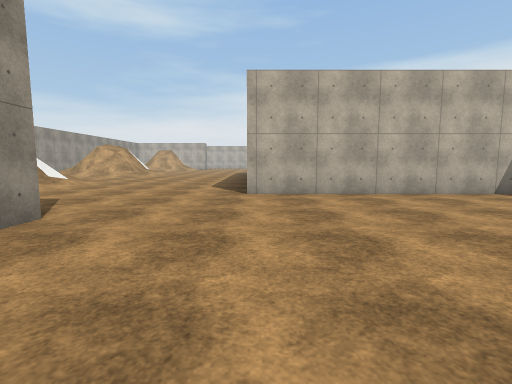
view 1 (above)

24 first-person views from a walk through a Unity game level. The camera is 1.3 m above the floor, tilts 6° down and sees 85° across. The floor is counted in squares, 2 m on a side. Each view is taken from the middle of a square. On the plan, view 1 faces up. The plan holds only what a view shows up to about 9 squares ahead; the rest is blank. The place goes on beyond the plan. The player character is not drawn. Surface patterns are stand-ins for the level's own textures.

view 2
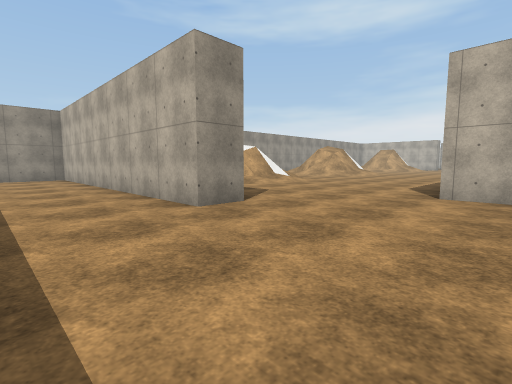

view 3
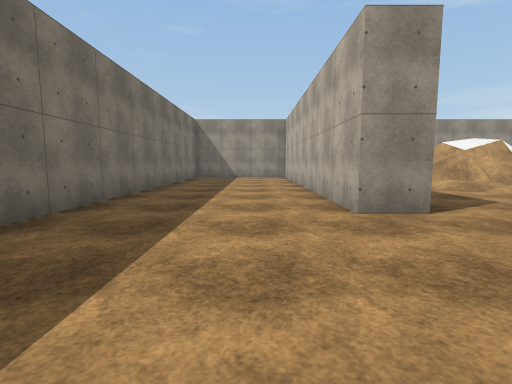

view 4
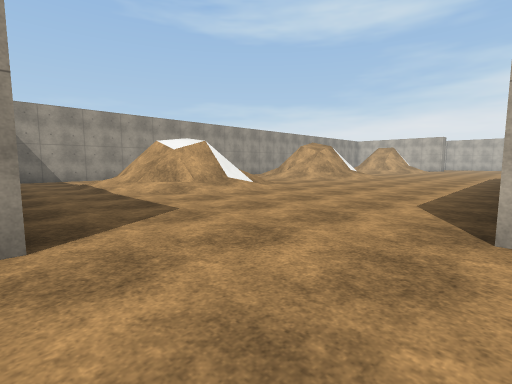

view 5
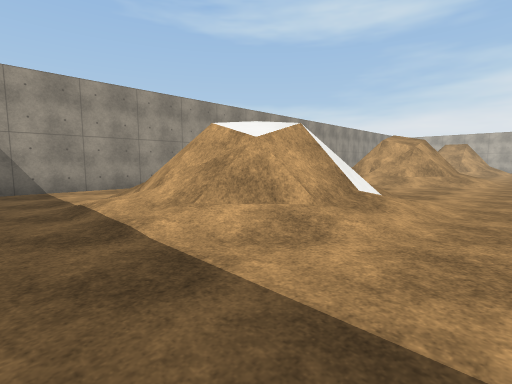

view 6
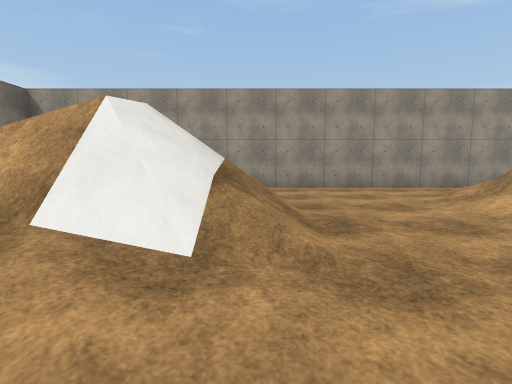

view 7
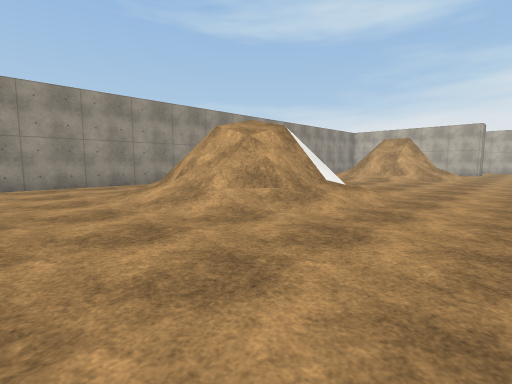

view 8
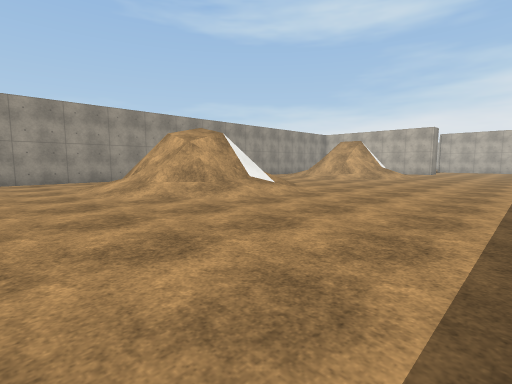

view 9
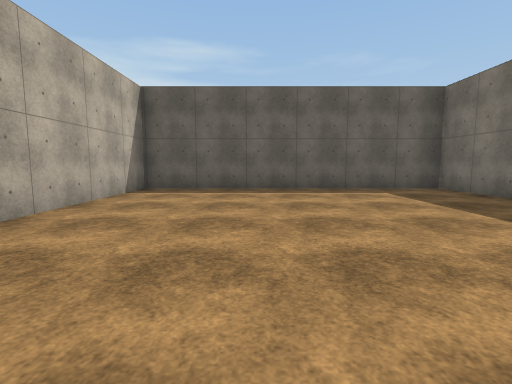

view 10
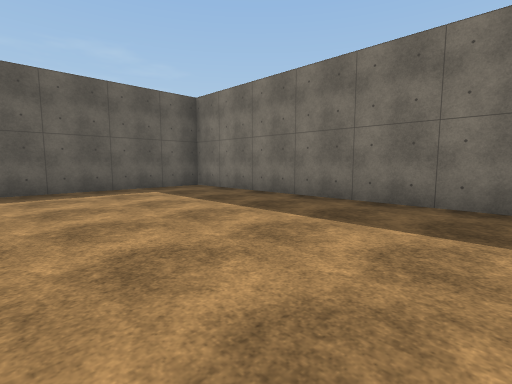

view 11
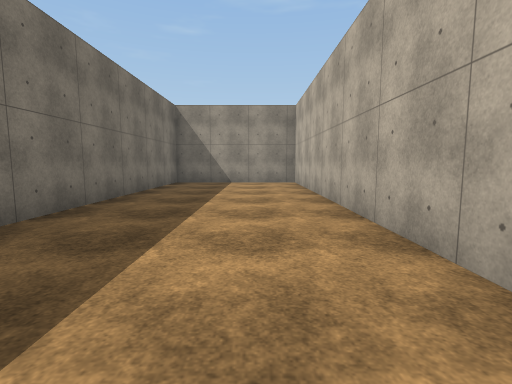

view 12
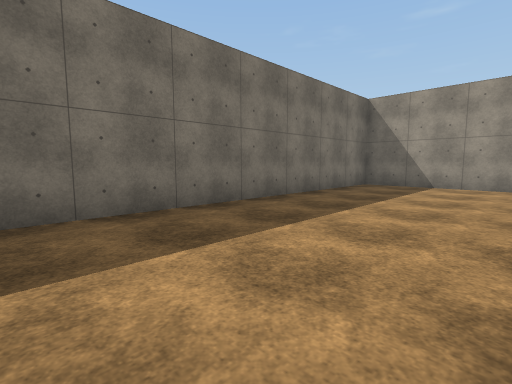

view 13
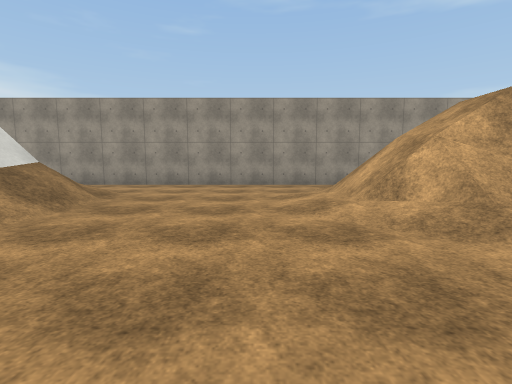

view 14
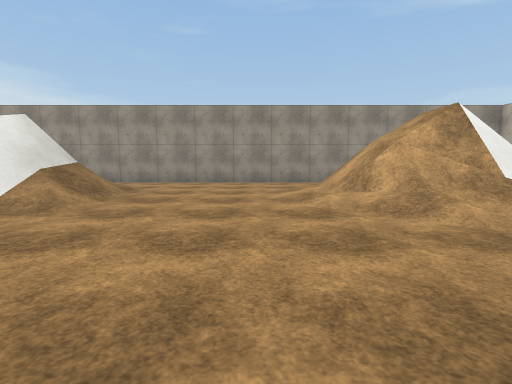

view 15
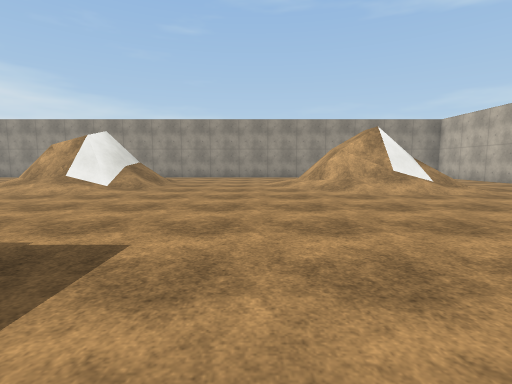

view 16
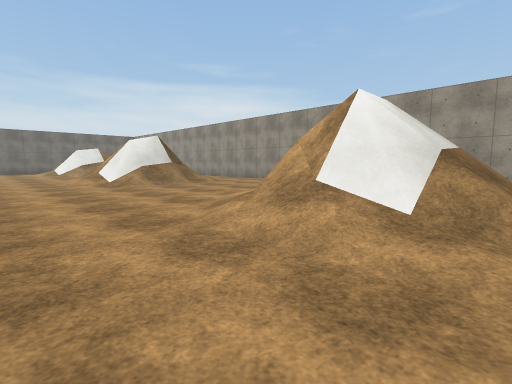

view 17
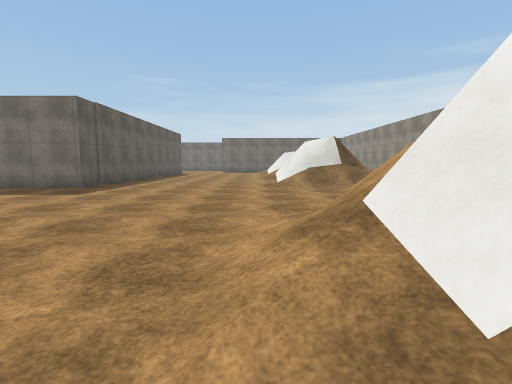

view 18
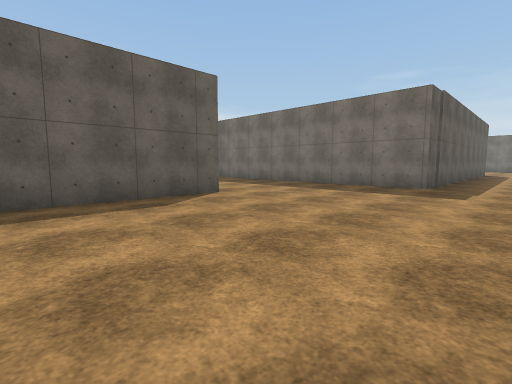

view 19
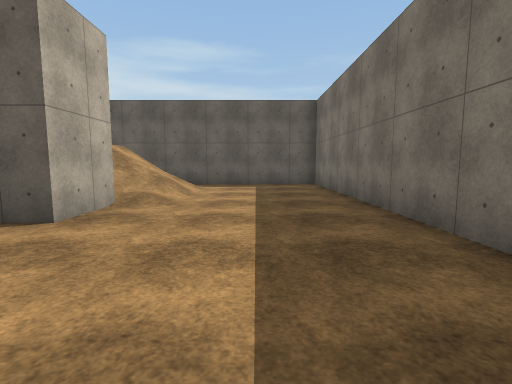

view 20
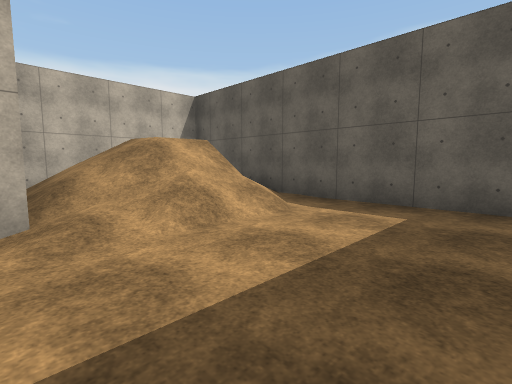

view 21
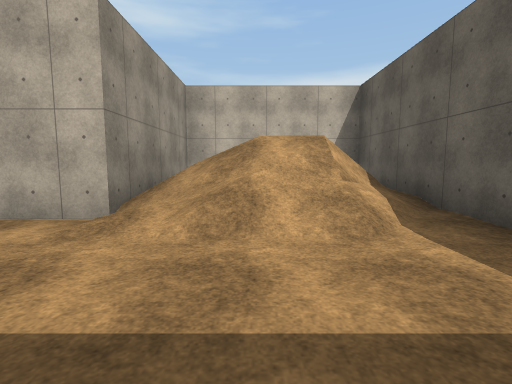

view 22
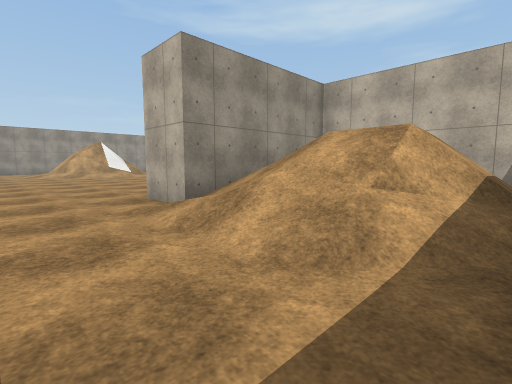

view 23
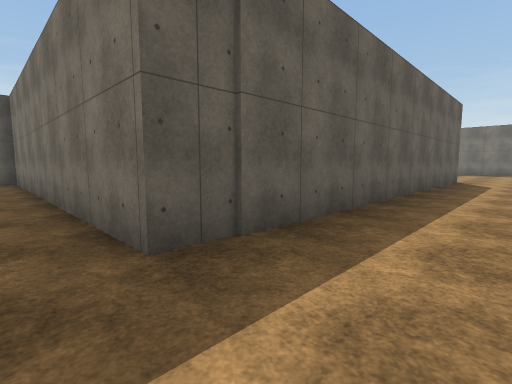

view 24
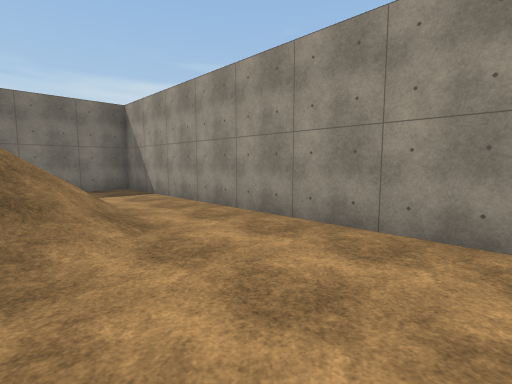

### Floor plan
Key: @ floor where view 1 was taken; # wall or solid block; x gap in a wall; . floor; / step, stairs or slope; = window, fence, low wall or low ledge; v drop or lower ground.
Columns run from 12 left of view 1 to 9 right of it. Each row starts with its distance up from view 1.
 24 #   ////.......#######
 23 #   //#/.......##    #
 22 #   =/v/.......##////#
 21 #..///=/.......##//=x#
 20 #...///..........////#
 19 #....................#
 18 #....................#
 17 #....................#
 16 #..////.....##########
 15 #.. =/=/....#
 14 #.  ////....#
 13 #../#///....#
 12 #...///.....#
 11 #...........#
 10 #...........#
  9 #..////.....#
  8 #..///=/....#
  7 #.. ////....#
  6 #..//=/.....#######
  5 #...//............#
  4 #.................#
  3 ##########........#
  2 #.................#
  1 #.................#
  0 #...........@.....#
 -1 #.................#
 -2 ###################

Positions as (right, up) in squares from view 1, and headings:
1: (0, 0), facing up
2: (1, 0), facing up-left
3: (1, 1), facing left
4: (0, 3), facing up-left
5: (-4, 4), facing up-left
6: (-4, 9), facing left
7: (-3, 10), facing up-left
8: (-1, 10), facing up-left
9: (-1, 3), facing right
10: (-1, 3), facing down-right
11: (-2, 1), facing left
12: (-3, 2), facing down-left
13: (-3, 19), facing left
14: (-2, 19), facing left
15: (1, 19), facing left
16: (-3, 24), facing down-left
17: (-5, 24), facing down
18: (-2, 24), facing down-right
19: (0, 18), facing right
20: (4, 17), facing up-right
21: (6, 17), facing up
22: (8, 18), facing up-left
23: (-2, 17), facing down-right
24: (-8, 12), facing down-left
